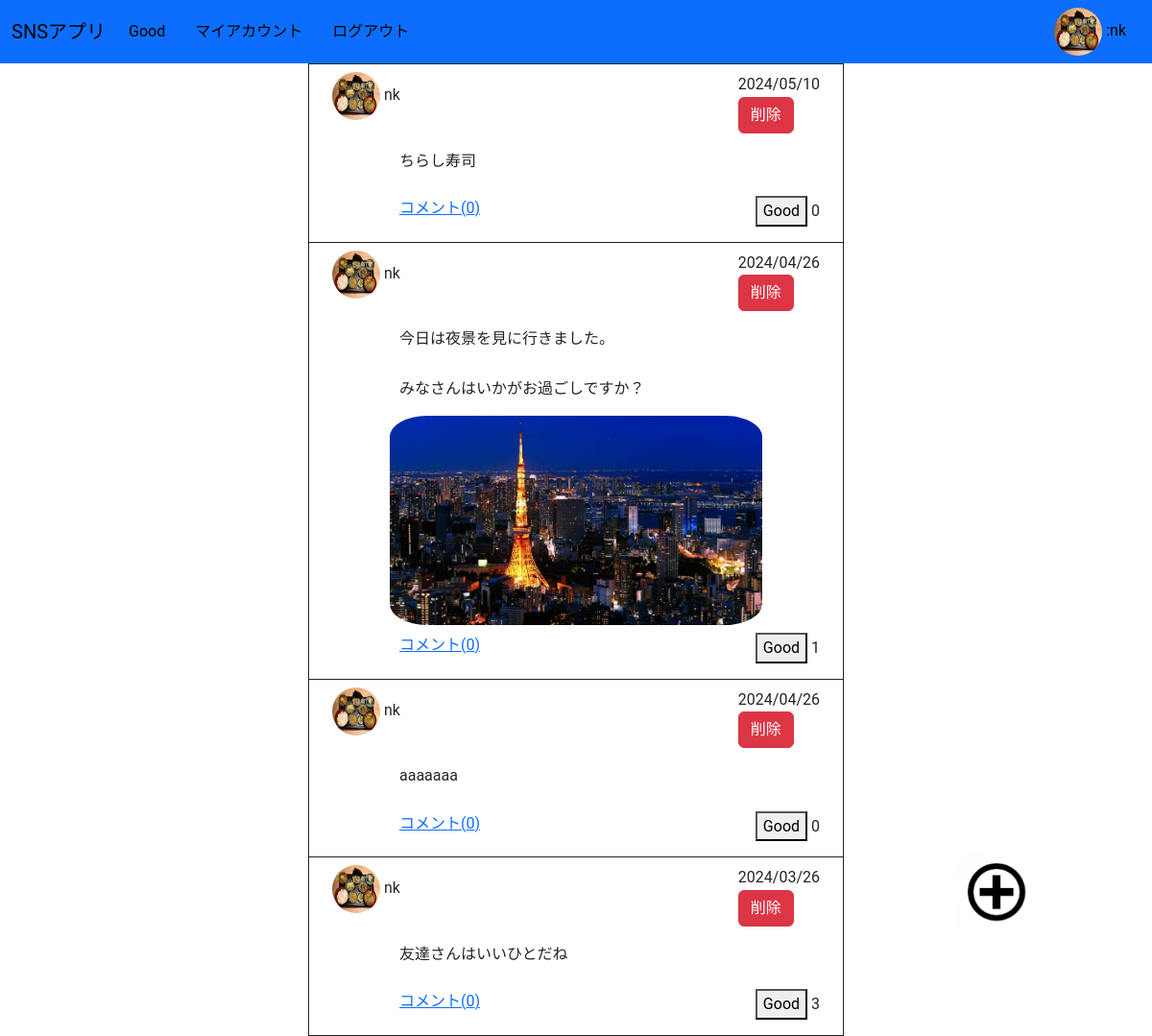
The page /sns/my_account/ (signed in) on the database as committed earlier.
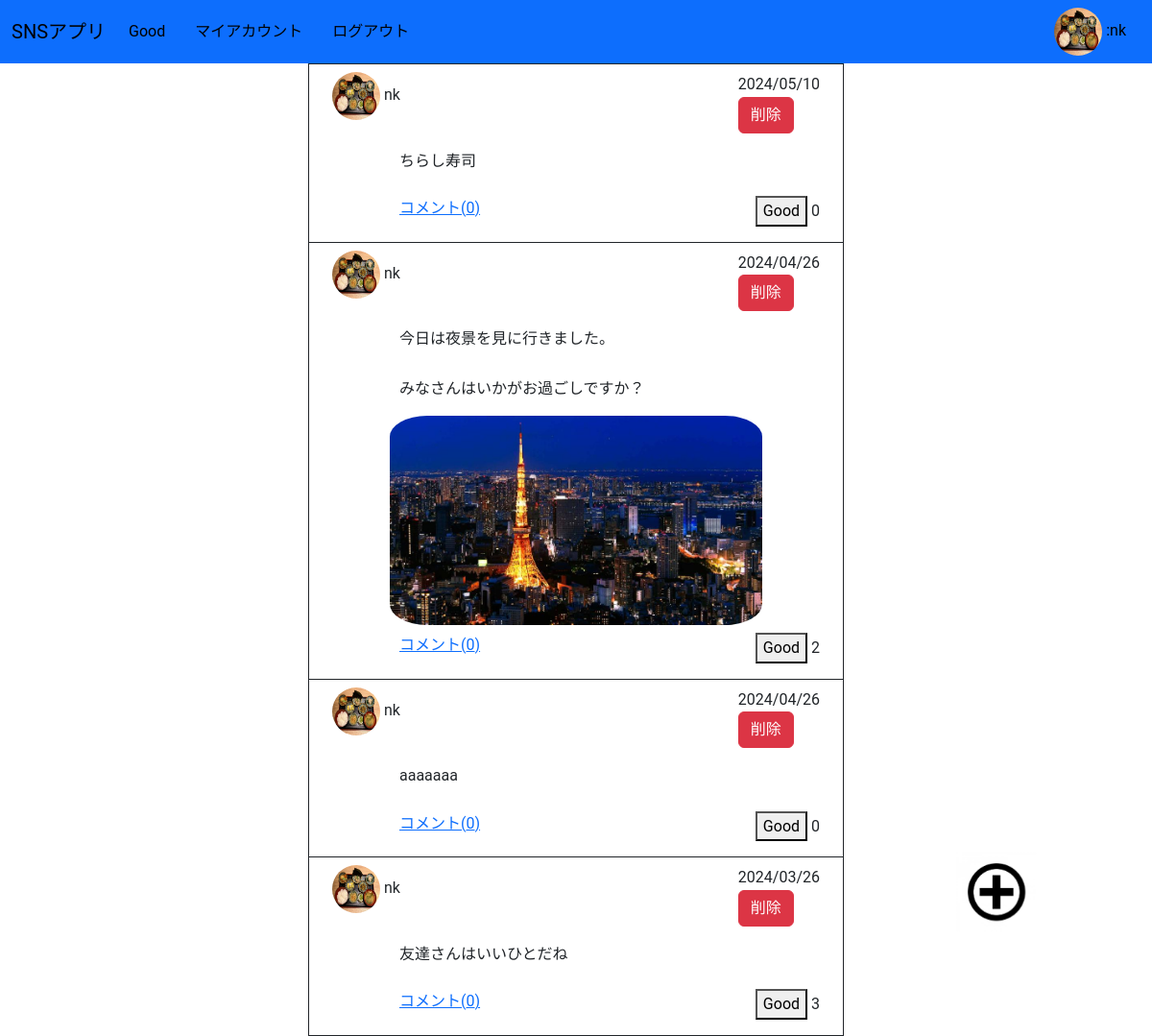
The same page on the database as committed later.
### sns/models.py (models this page shows, shortened)
class Message(models.Model):
    owner=models.ForeignKey(settings.AUTH_USER_MODEL,on_delete=models.CASCADE,related_name='message_owner')
    content=models.TextField(max_length=1000)
    photo=models.ImageField(upload_to='photo/',null=True,blank=True)
    good_count=models.IntegerField(default=0)
    pub_date=models.DateTimeField(auto_now_add=True)
    class Meta:
        ordering=('-pub_date',)

### security/models.py (models this page shows)
class CustomUser(AbstractUser):
    avatar=models.ImageField(upload_to='avatars/',null=True,blank=True)

### sns/views.py (the view)
# urls.py: path('my_account/',views.my_account,name='my_account'),
@login_required(login_url='security/login/')
def my_account(request):
    message=Message.objects.filter(owner=request.user)
    params={
        'message':message,
        'login_user':request.user,
    }
    return render(request,'sns/my_account.html',params)

### sns/templates/sns/my_account.html (shortened to what this page needs)
<!DOCTYPE html>
{% extends 'SNS_project/layout.html' %}
{% load static %}
{% block css %}
<link rel="stylesheet" href="{% static 'sns/index.css' %}">
{% endblock css %}
{% block content %}
<table class="votion">
    {% for m in message %}
    <tr>
        <td class="px-4 py-2">
            <div class="d-flex justify-content-between">
                <div>
                    {% if m.owner.avatar %}
                    <img src="{{ m.owner.avatar.url }}" alt="{{ m.owner.first_name }}"
                        style="width: 50px; height: 50px;" class="rounded-circle">
                    {% else %}
                    <img src="../../../media/avatars/avatar-not-set.png" alt="画像未設定" style="width: 50px; height: 50px;"
                        class="rounded-circle">
                    {% endif %}
                    <span>{{m.owner.first_name}}</span>
                </div>
                <div>
                    <span>{{m.pub_date|date:"Y/m/d"}}</span>
                    <div>
                        <form action="{% url 'sns:post_delete' m.id %}" method="post">
                            <button type="submit" class="btn btn-danger" onclick="return confirmDelete();">削除</button>
                        </form>
                    </div>
                </div>
            </div>
            <p class="pt-3 content_position">
                {{m.content|linebreaksbr}}
            </p>
            <div class="container">
                {% if m.photo %}
                <img src="{{m.photo.url}}" alt="投稿画像エラー" class="photo">
                {% endif %}
            </div>
            <div class="d-flex justify-content-between my-2 left">
                <div><a href="{% url 'sns:comment' m.id %}">コメント({{m.comments.count}})</a></div>
                <div>
                    <span><a href="{% url 'sns:good' m.id %}"><button>Good</button></a></span>
                    <span class="">{{m.good_count}}</span>
                </div>
            </div>
        </td>
    </tr>
    {% endfor %}
</table>
{% endblock content %}

Rows that differ between the two databases and show on the page:
changed Message "今日は夜景を見に行きました。 みなさんはいかがお過ごしですか？": good_count "1" → "2"
